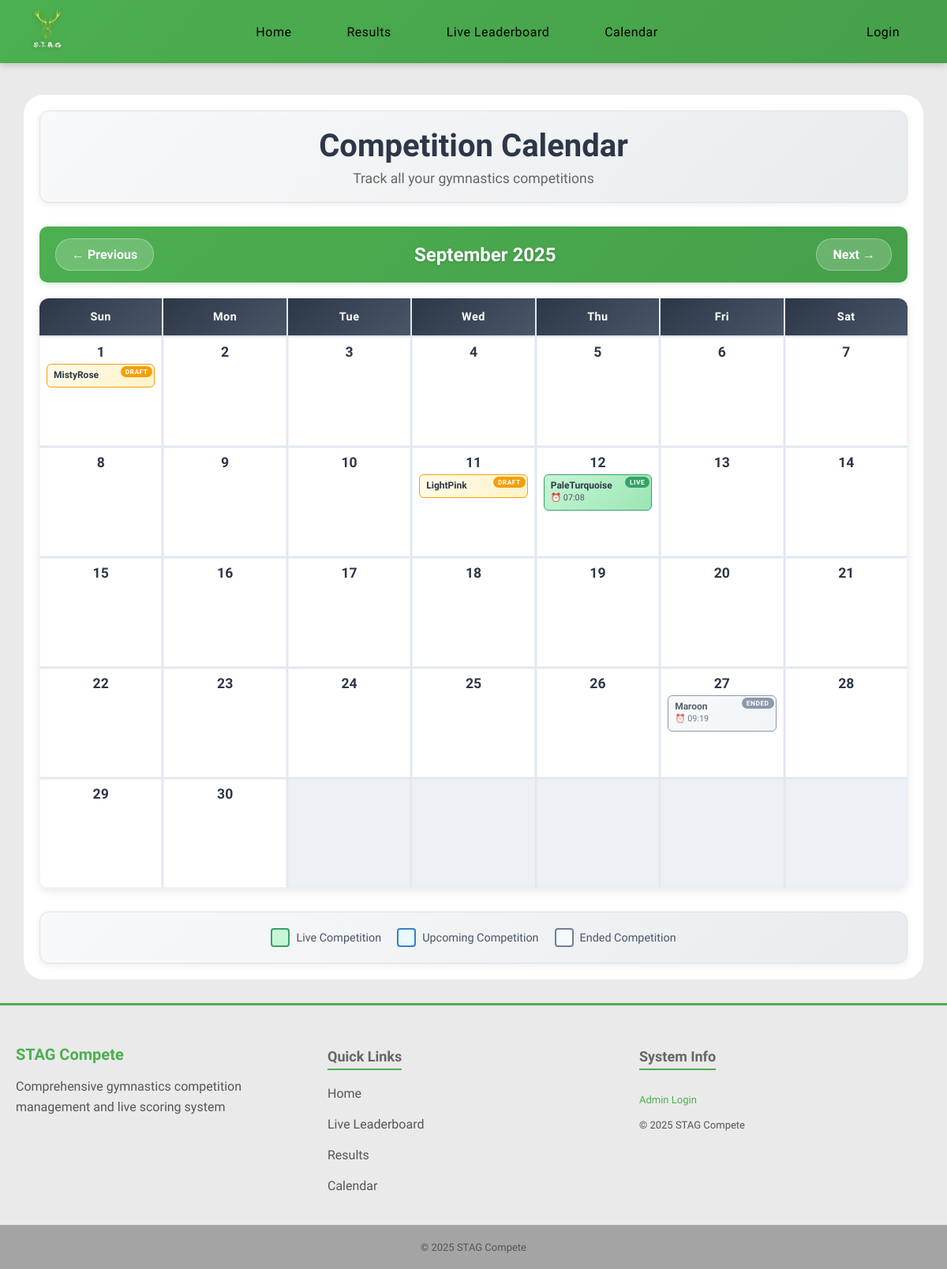
/calendar?year=2025&month=9, run on an earlier commit of the app's database.
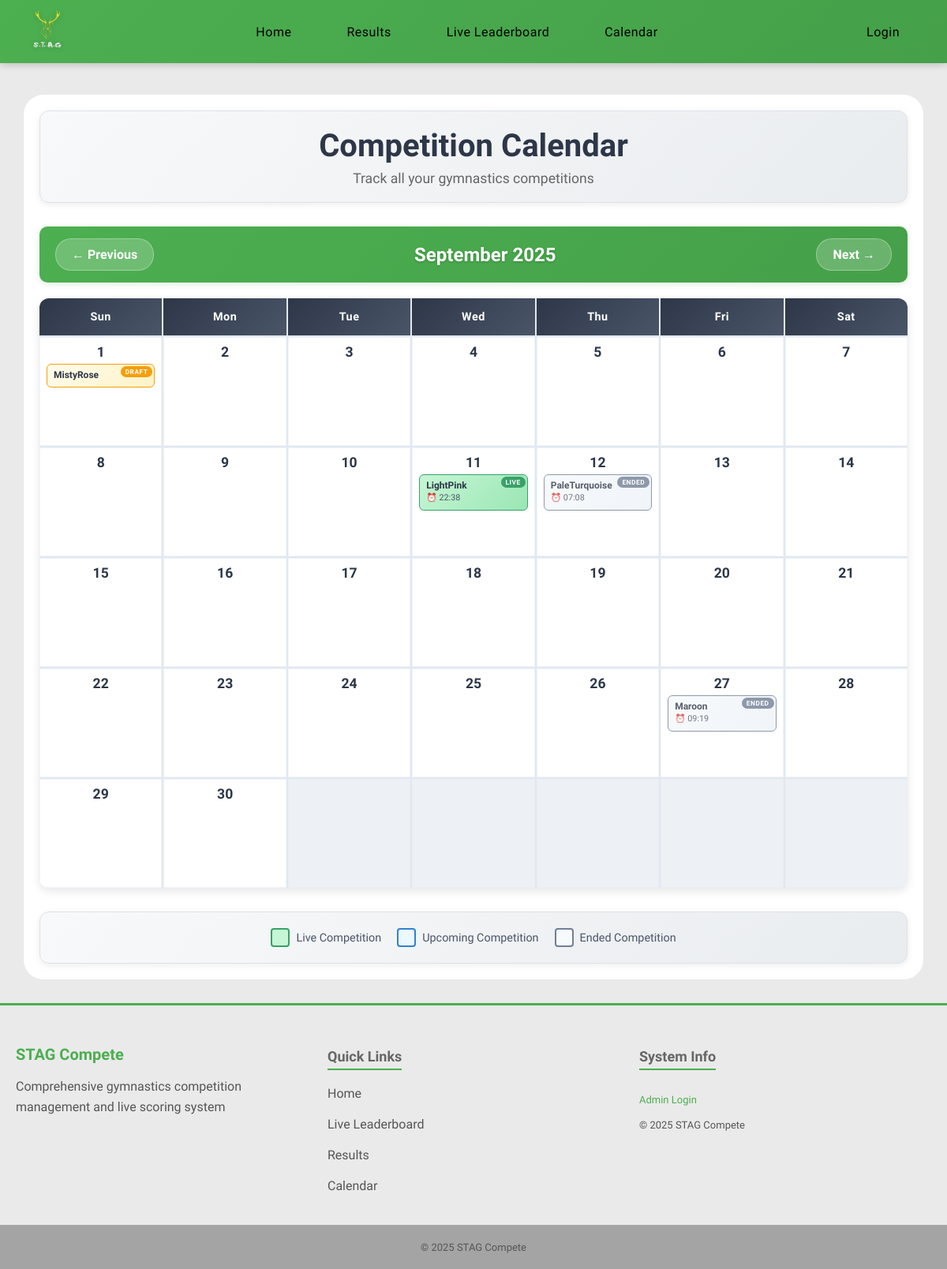
And on a later commit of the database.
### models.py (models this page shows)
class Competitions(db.Model):
    __tablename__ = 'competitions'
    id = db.Column(
        db.Integer, primary_key=True
    )
    season_id = db.Column(
        db.Integer, db.ForeignKey('seasons.id'), nullable=False
    )
    name = db.Column(
        db.String(50), nullable=False
    )
    address = db.Column(
        db.String(100), nullable=False
    )
    competition_date = db.Column(
        db.Date, nullable=True
    )
    status = db.Column(
        db.String(20), nullable=False, default='draft'
    )  # Options: 'draft', 'live', 'ended'
    started_at = db.Column(
        db.DateTime, nullable=True
    )
    ended_at = db.Column(
        db.DateTime, nullable=True
    )
    entries = db.relationship(
        'Entries', backref='competitions'
    )
    season = db.relationship(
        'Seasons', backref='competitions'
    )

### routes.py (the view)
@main.route('/calendar')
def calendar_view():
    year = request.args.get('year', datetime.now().year, type=int)
    month = request.args.get('month', datetime.now().month, type=int)
    if month > 12:
        month = 1
        year += 1
    elif month < 1:
        month = 12
        year -= 1
    cal = calendar.monthcalendar(year, month)
    month_name = calendar.month_name[month]
    start_date = datetime(year, month, 1).date()
    if month == 12:
        end_date = datetime(year + 1, 1, 1).date() - timedelta(days=1)
    else:
        end_date = datetime(year, month + 1, 1).date() - timedelta(days=1)
    competitions = models.Competitions.query.filter(
        models.Competitions.competition_date.between(start_date, end_date)
    ).all()
    competitions_by_date = {}
    for comp in competitions:
        if comp.competition_date:
            day = comp.competition_date.day
            if day not in competitions_by_date:
                competitions_by_date[day] = []
            competitions_by_date[day].append(comp)
    prev_month = month - 1 if month > 1 else 12
    prev_year = year if month > 1 else year - 1
    next_month = month + 1 if month < 12 else 1
    next_year = year if month < 12 else year + 1
    return render_template(
        'calendar.html',
        calendar_data=cal,
        month_name=month_name,
        year=year,
        month=month,
        competitions_by_date=competitions_by_date,
        prev_month=prev_month,
        prev_year=prev_year,
        next_month=next_month,
        next_year=next_year,
        today=datetime.now()
    )

### routes.py (called while the page is built)
@main.context_processor  # Ensures this is run before any other routes
def inject_user():
    return dict(
        logged_in='user_id' in session,
        user_roles=session.get('roles', []),
        is_admin='admin' in session.get('roles', []),
        is_judge='judges' in session.get('roles', []),
        user_id=session.get('user_id')
    )

### templates/calendar.html (shortened to what this page needs)
{% extends 'layout.html' %}
{% block content %}
<div class="content">
    <div class="container">
        <div class="header">
            <h1>Competition Calendar</h1>
            <p>Track all your gymnastics competitions</p>
        </div>
        <div class="calendar-nav">
            <a href="{{ url_for('main.calendar_view', year=prev_year, month=prev_month) }}" class="nav-btn">
                ← Previous
            </a>
            <div class="current-month">{{ month_name }} {{ year }}</div>
            <a href="{{ url_for('main.calendar_view', year=next_year, month=next_month) }}" class="nav-btn">
                Next →
            </a>
        </div>
        <div class="calendar-grid">
            <div class="calendar-header">Sun</div>
            <div class="calendar-header">Mon</div>
            <div class="calendar-header">Tue</div>
            <div class="calendar-header">Wed</div>
            <div class="calendar-header">Thu</div>
            <div class="calendar-header">Fri</div>
            <div class="calendar-header">Sat</div>
            {% for week in calendar_data %}
            {% for day in week %}
            {% if day == 0 %}
            <div class="calendar-day other-month"></div>
            {% else %}
            {% set is_today = (day == today.day and month == today.month and year == today.year) %}
            <div class="calendar-day {% if is_today %}today{% endif %}">
                <div class="day-number">{{ day }}</div>
                {% if day in competitions_by_date %}
                {% for competition in competitions_by_date[day] %}
                <div class="competition {{ competition.status }}" data-competition-id="{{ competition.id }}">
                    <div class="competition-title">{{ competition.name }}</div>
                    {% if competition.started_at %}
                    <div class="competition-time">
                        ⏰ {{ competition.started_at.strftime('%H:%M') }}
                    </div>
                    {% endif %}
                    <span class="status-badge status-{{ competition.status }}">{{ competition.status }}</span>
                </div>
                {% endfor %}
                {% endif %}
            </div>
            {% endif %}
            {% endfor %}
            {% endfor %}
        </div>
        <div class="legend">
            <div class="legend-item">
                <div class="legend-color" style="background: #c6f6d5; border-color: #38a169;"></div>
                <span>Live Competition</span>
            </div>
            <div class="legend-item">
                <div class="legend-color" style="background: #ebf8ff; border-color: #3182ce;"></div>
                <span>Upcoming Competition</span>
            </div>
            <div class="legend-item">
                <div class="legend-color" style="background: #f7fafc; border-color: #718096;"></div>
                <span>Ended Competition</span>
            </div>
        </div>
    </div>
</div>
{% endblock %}

### templates/layout.html (shortened to what this page needs)
<!DOCTYPE html>
<html>
<head>
    <link rel="stylesheet" href="/static/style.css">
</head>
<body>
    <div>
        <nav>{% include 'nav.html' %}</nav>
        <main>{% block content %}{% endblock %}</main>
        <footer>{% include 'footer.html' %}</footer>
    </div>
    <link rel="stylesheet" href="https://cdn.jsdelivr.net/npm/choices.js/public/assets/styles/choices.min.css" />
</body>
</html>

### templates/nav.html (shortened to what this page needs)
<nav>
    <div class="nav-container">
        <div class="nav-left">
            <a href="{{ url_for('main.home') }}"><img src="/static/images/Logo.png" alt="Logo"></a>
        </div>
        <ul class="nav-center">
            <li><a href="{{ url_for('main.home') }}">Home</a></li>
            <li><a href="{{ url_for('main.results') }}">Results</a></li>
            <li><a href="{{ url_for('main.live') }}">Live Leaderboard</a></li>
            <li><a href="{{ url_for('main.calendar_view') }}">Calendar</a></li>
        </ul>
        <ul class="nav-right">
            {% if not logged_in %}
            <li><a href="{{ url_for('main.login') }}">Login</a></li>
            {% endif %}
        </ul>
    </div>
</nav>

### templates/footer.html (shortened to what this page needs)
<footer class="main-footer">
    <div class="footer-content">
        <div class="footer-section">
            <h3 class="footer-title">STAG Compete</h3>
            <p class="footer-description">Comprehensive gymnastics competition management and live scoring system</p>
        </div>
        <div class="footer-section">
            <h4>Quick Links</h4>
            <ul class="footer-links">
                <li><a href="{{ url_for('main.home') }}">Home</a></li>
                <li><a href="{{ url_for('main.live') }}">Live Leaderboard</a></li>
                <li><a href="{{ url_for('main.results') }}">Results</a></li>
                <li><a href="{{ url_for('main.calendar_view') }}">Calendar</a></li>
            </ul>
        </div>
        <div class="footer-section">
            <h4>System Info</h4>
            <p class="footer-info">
                {% if logged_in %}
                User ID: {{ user_id }}
                {% else %}
                <a href="{{ url_for('main.login') }}">Admin Login</a>
                {% endif %}
            </p>
            <p class="footer-info">© 2025 STAG Compete</p>
        </div>
    </div>
    <div class="footer-bottom">
        <p>&copy; 2025 STAG Compete</p>
    </div>
</footer>

### static/css/variables.css (style rules this page uses)
:root { --primary-green: #4CAF50; --primary-green-dark: #45a049; --primary-green-darker: #3d8b40; --background-light: #eaeaea; --background-white: #ffffff; --background-section: #f8f9fa; --background-section-alt: #e9ecef; --text-primary: #000000; --text-secondary: #333333; --text-muted: #555555; --text-light: #666666; --text-dark: #2c3e50; --border-light: #ddd; --border-lighter: #dee2e6; --border-lightest: #e0e0e0; --error-color: #dc3545; --error-background: rgba(220, 53, 69, 0.1); --success-color: #28a745; --warning-color: #f59e0b; --info-color: #007bff; --shadow-sm: 0 2px 8px rgba(0, 0, 0, 0.08); --shadow-md: 0 4px 15px rgba(0, 0, 0, 0.1); --shadow-lg: 0 10px 30px rgba(0, 0, 0, 0.3); --shadow-green: 0 4px 15px rgba(76, 175, 80, 0.3); --border-radius-sm: 6px; --border-radius-md: 12px; --border-radius-lg: 15px; --border-radius-xl: 25px; --spacing-xs: 5px; --spacing-sm: 10px; --spacing-md: 15px; --spacing-lg: 20px; --spacing-xl: 25px; --spacing-2xl: 30px; --transition-fast: all 0.3s ease; --transition-slow: all 0.5s ease; --font-size-xs: 12px; --font-size-sm: 13px; --font-size-base: 14px; --font-size-md: 16px; --font-size-lg: 18px; --font-size-xl: 20px; --font-size-2xl: 24px; --font-size-3xl: 32px; --nav-height: 80px; --container-max-width: 1400px; }

### static/css/base.css (style rules this page uses)
html, body { min-height: 100vh; margin: 0; padding: 0; background-color: var(--background-light); font-family: 'Lexend', sans-serif; padding-top: 60px; display: flex; flex-direction: column; }
body > div { display: flex; flex-direction: column; min-height: 100vh; }
main { flex: 1; margin-bottom: var(--spacing-2xl); }
nav { flex-shrink: 0; }
footer { flex-shrink: 0; }

### static/css/components.css (style rules this page uses)
.status-badge { padding: 4px 8px; border-radius: 4px; font-weight: bold; position: absolute; top: 2px; right: 2px; padding: 2px 6px; border-radius: 10px; font-size: 0.7em; font-weight: 700; text-transform: uppercase; letter-spacing: 0.5px; }
.status-live { background-color: #38a169; color: white; }
.status-ended { background-color: #718096; color: white; }
.status-draft { background-color: var(--warning-color); color: white; }

What changed in the data, as far as the page shows it:
changed Competitions "LightPink": started_at empty → "2025-08-27 22:38:18" (drawn); status "DRAFT" → "LIVE"
changed Competitions "PaleTurquoise": status "LIVE" → "ENDED"
Also different on the page:
new list line: "⏰ 22:38"
